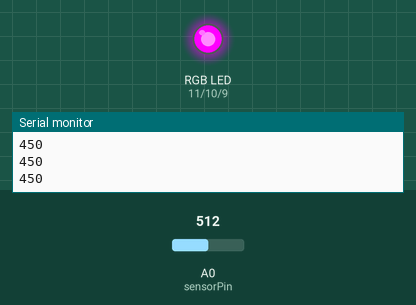
Bench run of a sketch on a simulated Arduino Uno, built with avr-gcc and run on an emulated ATmega328P. Shown: an RGB LED mixed from three pins (HIGH = lit), the last lines printed to the serial monitor. Inputs (shaded band) come from the test bench; at power-on: A0 (sensorPin) = 512.

Above: at 1.2 s.
1.3 s: A0 (sensorPin) set to 497
At 1.8 s:
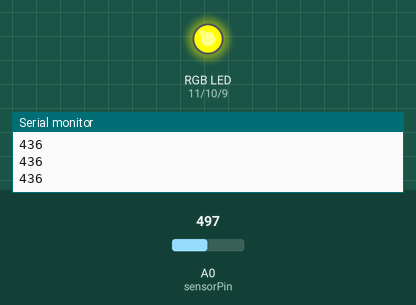
2.8 s: A0 (sensorPin) set to 187
4.3 s: A0 (sensorPin) set to 153
At 5.1 s:
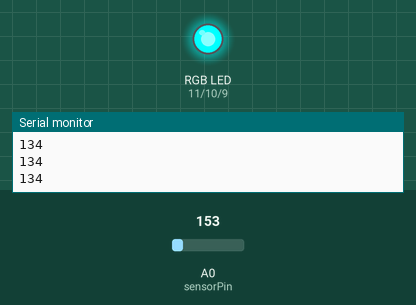
5.8 s: A0 (sensorPin) set to 306
At 6.4 s:
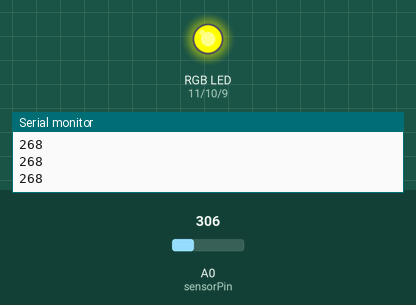
7.3 s: A0 (sensorPin) set to 140
At 7.6 s:
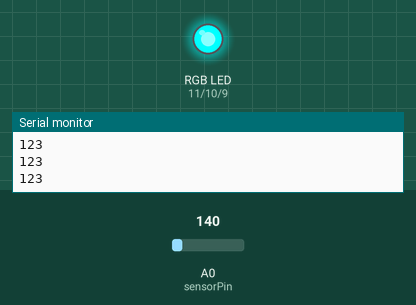
Timing chart, 0 to 9.8 s (numbered marks = the images above; inputs shaded):
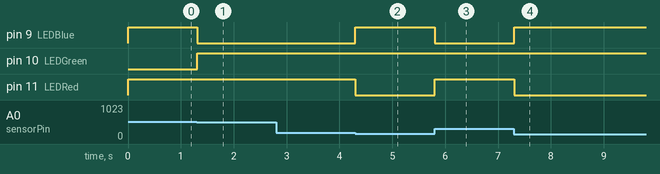

The sketch:

RGB_Pot_Fader.ino
```cpp
int LEDRed=11;
int LEDGreen=10;
int LEDBlue=9;

int sensorPin=A0;
int val;

void setup(){
  Serial.begin(9600);
  pinMode(LEDRed, OUTPUT);
  pinMode(LEDGreen, OUTPUT);
  pinMode(LEDBlue, OUTPUT);
}

void loop(){

  val=map(analogRead(sensorPin),0,1024,0,900);
  Serial.println(val);

  /*
   * Hard jump between colors
   */
  if (val<150) {
    analogWrite(LEDRed,0);
    analogWrite(LEDBlue,255);
    analogWrite(LEDGreen,255);
  } else if (val<300) {
    analogWrite(LEDRed,255);
    analogWrite(LEDBlue,0);
    analogWrite(LEDGreen,255);
  } else if (val<450) {
    analogWrite(LEDRed,255);
    analogWrite(LEDBlue,0);
    analogWrite(LEDGreen,255);
  } else if (val<600) {
    analogWrite(LEDRed,255);
    analogWrite(LEDBlue,255);
    analogWrite(LEDGreen,0);
  } else if (val<750) {
    analogWrite(LEDRed,255);
    analogWrite(LEDBlue,255);
    analogWrite(LEDGreen,0);
  } else if (val<900) {
    analogWrite(LEDRed,0);
    analogWrite(LEDBlue,255);
    analogWrite(LEDGreen,255);
  }

  /*
   * Fade between colors
   */
//  if (val<150) {
//    analogWrite(LEDRed,0);
//    analogWrite(LEDBlue,255);
//    analogWrite(LEDGreen,255);
//  } else if (val<300) {
//    analogWrite(LEDRed,map(val,150,300,0,255));
//    analogWrite(LEDBlue,map(val,150,300,255,0));
//    analogWrite(LEDGreen,255);
//  } else if (val<450) {
//    analogWrite(LEDRed,255);
//    analogWrite(LEDBlue,0);
//    analogWrite(LEDGreen,255);
//  } else if (val<600) {
//    analogWrite(LEDRed,255);
//    analogWrite(LEDBlue,map(val,450,600,0,255));
//    analogWrite(LEDGreen,map(val,450,600,255,0));
//  } else if (val<750) {
//    analogWrite(LEDRed,255);
//    analogWrite(LEDBlue,255);
//    analogWrite(LEDGreen,0);
//  } else if (val<900) {
//    analogWrite(LEDRed,map(val,750,900,255,0));
//    analogWrite(LEDBlue,255);
//    analogWrite(LEDGreen,map(val,750,900,0,255));
//  }
  delay(10);
}
```

Measured:
- the behaviour switches between 512 and 511 on A0 (sensorPin) (found by bisection; images 0 and 1)
- the behaviour switches between 171 and 170 on A0 (sensorPin) (found by bisection; images 1 and 2)
- after the input at 1.3 s, pin 9 (LEDBlue): HIGH → LOW at once; pin 10 (LEDGreen): LOW → HIGH at once
- after the input at 4.3 s, pin 9 (LEDBlue): LOW → HIGH at once; pin 11 (LEDRed): HIGH → LOW at once
- after the input at 5.8 s, pin 9 (LEDBlue): HIGH → LOW at once; pin 11 (LEDRed): LOW → HIGH at once
- after the input at 7.3 s, pin 9 (LEDBlue): LOW → HIGH at once; pin 11 (LEDRed): HIGH → LOW at once
